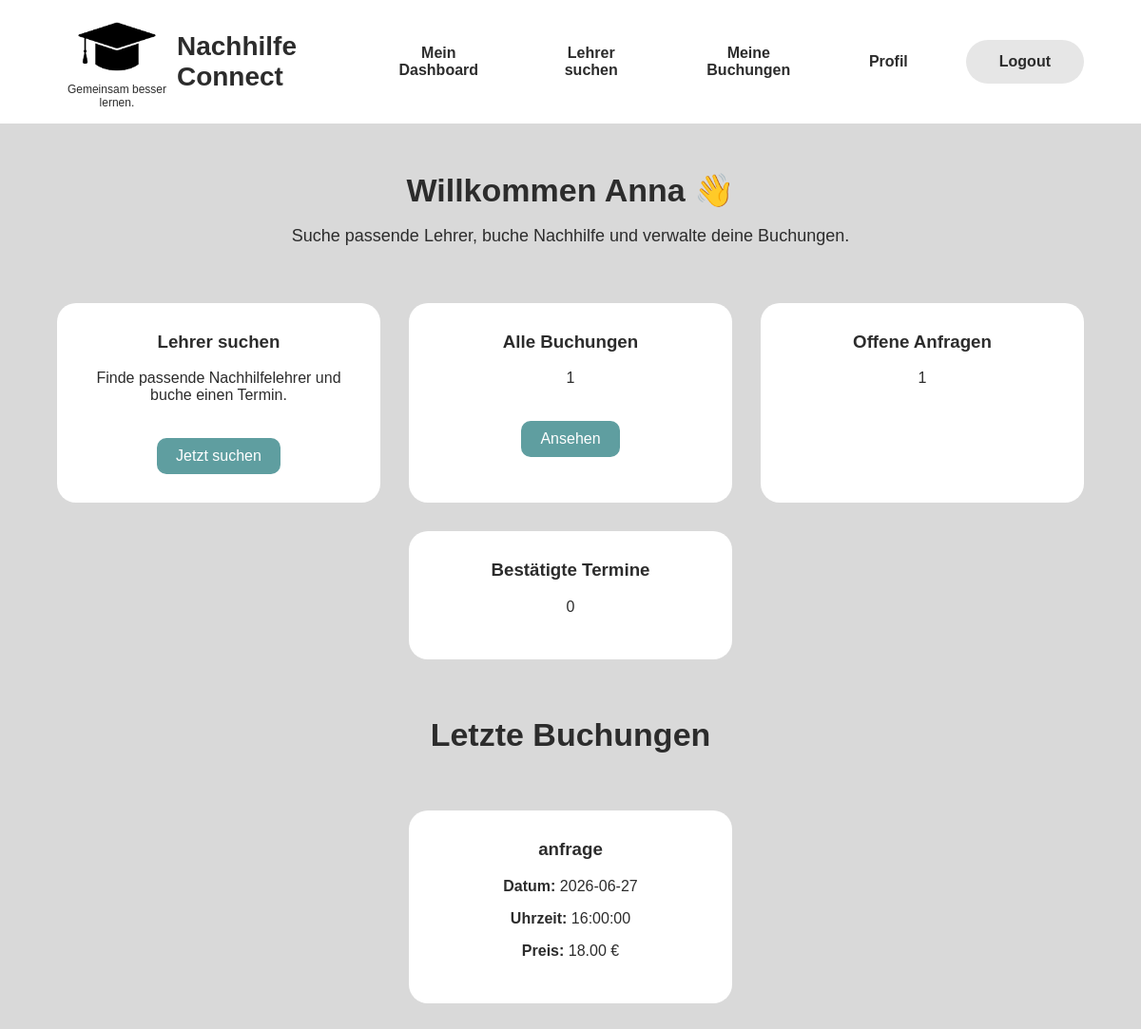
The page /schueler-dashboard (signed in) on the database as committed earlier.
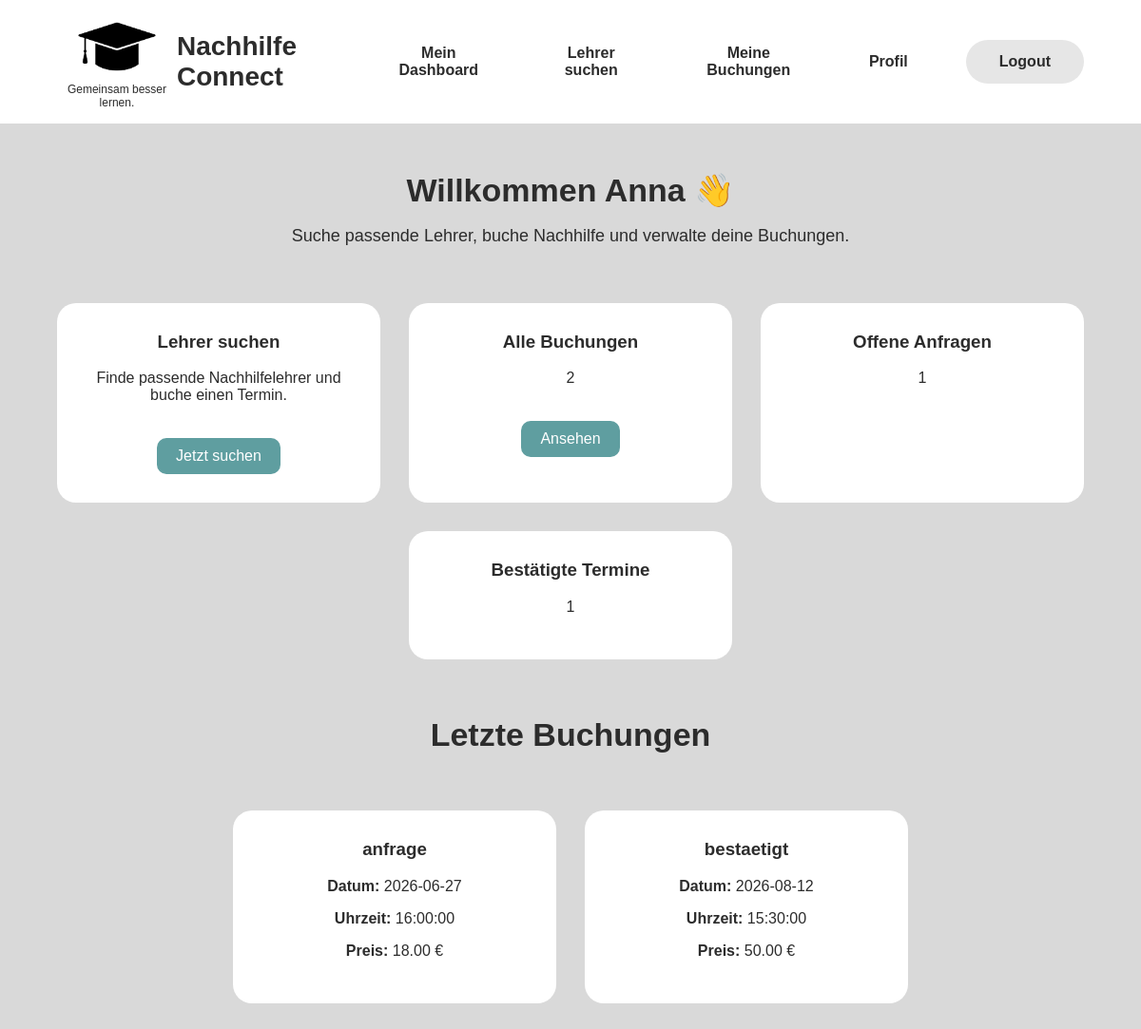
The same page on the database as committed later.
### models.py (models this page shows)
class Buchung(db.Model):
    __tablename__ = "buchung"
    id = db.Column(db.Integer, primary_key=True)
    schüler_id = db.Column(db.Integer, db.ForeignKey("users.id"), nullable=False)
    lehrer_id = db.Column(db.Integer, db.ForeignKey("users.id"), nullable=False)
    fach_id = db.Column(db.Integer, db.ForeignKey("fach.id"), nullable=False)
    schueler = db.relationship('User', foreign_keys=[schüler_id])
    lehrer = db.relationship('User', foreign_keys=[lehrer_id])
    bewertung = db.relationship('Bewertung', uselist=False)
    datum = db.Column(db.Date, nullable=False)
    uhrzeit = db.Column(db.Time, nullable=False)
    dauer_stunden = db.Column(db.Integer, nullable=False)
    gesamtpreis = db.Column(db.Numeric(8, 2), nullable=False)
    unterrichtsart = db.Column(db.String(30), nullable=False)
    zahlungsart = db.Column(db.String(30), nullable=False)
    status = db.Column(db.String(30), nullable=False, default="anfrage")
    nachricht = db.Column(db.Text, nullable=True)
    erstellt_am = db.Column(db.DateTime, nullable=False, default=datetime.utcnow)

### app.py (the view)
@app.route('/schueler-dashboard')
def student_dashboard():
    if 'user_id' not in session:
        flash("Bitte zuerst einloggen.")
        return redirect(url_for('login'))
    if session.get('rolle') != 'schueler':
        flash("Diese Seite ist nur für Schüler/innen.")
        return redirect(url_for('login'))
    student = User.query.get(session['user_id'])
    buchungen = Buchung.query.filter_by(schüler_id=student.id).all()
    offene_buchungen = [b for b in buchungen if b.status == "anfrage"]
    bestaetigte_buchungen = [b for b in buchungen if b.status == "bestaetigt"]
    return render_template(
        'student_dashboard.html',
        student_name=student.vorname,
        buchungen_anzahl=len(buchungen),
        offene_buchungen_anzahl=len(offene_buchungen),
        bestaetigte_buchungen_anzahl=len(bestaetigte_buchungen),
        letzte_buchungen=buchungen[-3:]
    )

### templates/student_dashboard.html (shortened to what this page needs)
<!DOCTYPE html>
<html lang="de">
<head>
    <link rel="stylesheet" href="{{ url_for('static', filename='css/style.css') }}">
</head>
<body>
     <header>
    <div class="logo">
        <img src="{{ url_for('static', filename='images/logo.png') }}" alt="Nachhilfe Connect Logo">
        <p>Gemeinsam besser lernen.</p>
    </div>
    <h1>Nachhilfe Connect</h1>
    <nav>
        <ul>
            <li><a href="{{ url_for('student_dashboard') }}">Mein Dashboard</a></li>
            <li><a href="{{ url_for('teacher_search') }}">Lehrer suchen</a></li>
            <li><a href="{{ url_for('my_bookings') }}">Meine Buchungen</a></li>
            <li><a href="{{ url_for('profile') }}">Profil</a></li>
            <li><a class="login-button" href="{{ url_for('logout') }}">Logout</a></li>
        </ul>
    </nav>
    </header>
<main>
    <section class="dashboard-header">
        <h2>Willkommen {{ student_name }} 👋</h2>
        <p>Suche passende Lehrer, buche Nachhilfe und verwalte deine Buchungen.</p>
    </section>
        <section class="dashboard-cards">
        <div class="dashboard-card">
            <h3>Lehrer suchen</h3>
            <p>Finde passende Nachhilfelehrer und buche einen Termin.</p>
             <a href="{{ url_for('teacher_search') }}">Jetzt suchen</a>
        </div>
        <div class="dashboard-card">
            <h3>Alle Buchungen</h3>
            <p>{{ buchungen_anzahl }}</p>
            <a href="{{ url_for('my_bookings') }}">Ansehen</a>
        </div>
        <div class="dashboard-card">
            <h3>Offene Anfragen</h3>
            <p>{{ offene_buchungen_anzahl }}</p>
        </div>
        <div class="dashboard-card">
            <h3>Bestätigte Termine</h3>
            <p>{{ bestaetigte_buchungen_anzahl }}</p>
        </div>
    </section>
    <section class="dashboard-header">
        <h2>Letzte Buchungen</h2>
    </section>
    <section class="dashboard-cards">
        {% if letzte_buchungen %}
            {% for buchung in letzte_buchungen %}
                <div class="dashboard-card">
                    <h3>{{ buchung.status }}</h3>
                    <p><strong>Datum:</strong> {{ buchung.datum }}</p>
                    <p><strong>Uhrzeit:</strong> {{ buchung.uhrzeit }}</p>
                    <p><strong>Preis:</strong> {{ buchung.gesamtpreis }} €</p>
                </div>
            {% endfor %}
        {% else %}
            <div class="dashboard-card">
                <h3>Noch keine Buchungen</h3>
                <p>Du hast bisher keine Nachhilfe gebucht.</p>
                <a href="{{ url_for('teacher_search') }}">Lehrer suchen</a>
            </div>
        {% endif %}
    </section>
</main>
</body>
</html>

Rows that differ between the two databases and show on the page:
added Buchung: status "bestaetigt", datum "2026-08-12", uhrzeit "15:30:00", gesamtpreis "50.00"
Other text that changed with them:
{{ buchungen_anzahl }}: "1" → "2"
{{ bestaetigte_buchungen_anzahl }}: "0" → "1"
